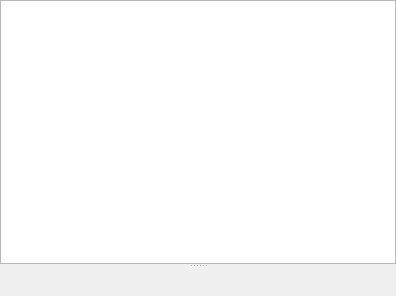
<?xml version="1.0" encoding="UTF-8"?>
<ui version="4.0">
 <class>CommandEdit</class>
 <widget class="QWidget" name="CommandEdit">
  <property name="geometry">
   <rect>
    <x>0</x>
    <y>0</y>
    <width>396</width>
    <height>296</height>
   </rect>
  </property>
  <property name="sizePolicy">
   <sizepolicy hsizetype="MinimumExpanding" vsizetype="MinimumExpanding">
    <horstretch>1</horstretch>
    <verstretch>1</verstretch>
   </sizepolicy>
  </property>
  <layout class="QVBoxLayout" name="verticalLayout">
   <property name="leftMargin">
    <number>0</number>
   </property>
   <property name="topMargin">
    <number>0</number>
   </property>
   <property name="rightMargin">
    <number>0</number>
   </property>
   <property name="bottomMargin">
    <number>0</number>
   </property>
   <item>
    <widget class="QSplitter" name="splitter">
     <property name="orientation">
      <enum>Qt::Vertical</enum>
     </property>
     <widget class="QPlainTextEdit" name="plainTextEditCommand">
      <property name="tabChangesFocus">
       <bool>true</bool>
      </property>
     </widget>
     <widget class="QWidget" name="horizontalLayoutWidget">
      <layout class="QVBoxLayout" name="verticalLayout2">
       <item>
        <widget class="QLabel" name="labelErrors">
         <property name="sizePolicy">
          <sizepolicy hsizetype="MinimumExpanding" vsizetype="Preferred">
           <horstretch>0</horstretch>
           <verstretch>0</verstretch>
          </sizepolicy>
         </property>
         <property name="text">
          <string/>
         </property>
        </widget>
       </item>
       <item>
        <widget class="CommandHelpButton" name="helpButton" native="true"/>
       </item>
      </layout>
     </widget>
    </widget>
   </item>
  </layout>
 </widget>
 <customwidgets>
  <customwidget>
   <class>CommandHelpButton</class>
   <extends>QWidget</extends>
   <header>gui/commandhelpbutton.h</header>
  </customwidget>
 </customwidgets>
 <resources/>
 <connections/>
</ui>
